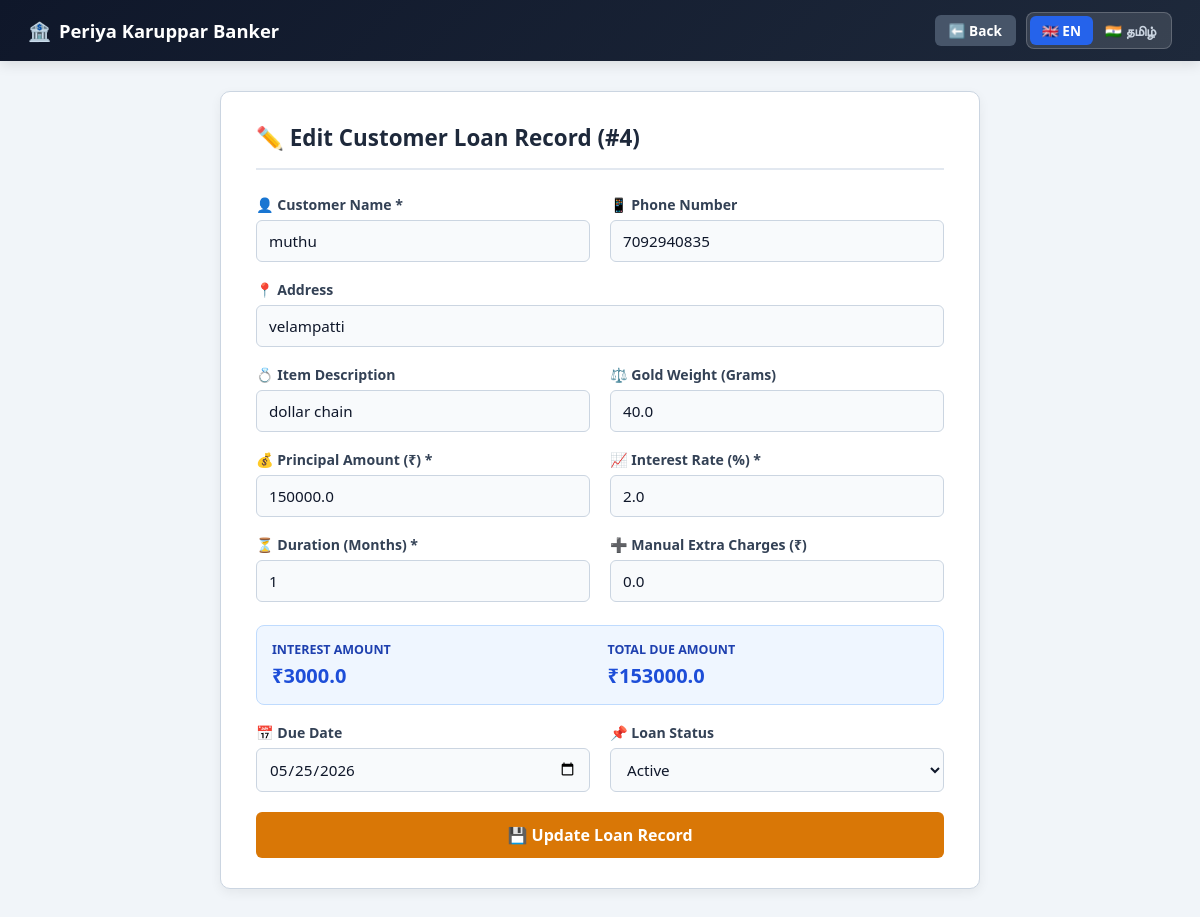
/edit/4 (signed in), run on the app's committed database.
### tables this page shows
CREATE TABLE loans (
    id INTEGER PRIMARY KEY AUTOINCREMENT,
    customer_name TEXT,
    item TEXT,
    amount REAL,
    interest_rate REAL,
    months INTEGER,
    extra_amount REAL,
    total_amount REAL,
    due_date TEXT
, gold_weight REAL, status TEXT DEFAULT 'Active', manual_extra REAL DEFAULT 0, phone_number TEXT DEFAULT '', address TEXT DEFAULT '', last_msg_date TEXT DEFAULT '');

### app.py (the view, shortened to what this page needs)
@app.route("/edit/<int:id>", methods=["GET","POST"])
def edit(id):
    conn = get_db()
    cursor = conn.cursor()
    cursor.execute("SELECT * FROM loans WHERE id=?", (id,))
    data = cursor.fetchone()
    conn.close()
    return render_template("edit.html", row=data)

### app.py (called while the page is built)
def get_db():
    if not os.path.exists(DB_PATH):
        init_db()
    return sqlite3.connect(DB_PATH)

@app.context_processor
def inject_lang():
    return {'current_lang': session.get('lang', 'en')}

### templates/edit.html (shortened to what this page needs)
<!DOCTYPE html>
<html lang="{{ current_lang }}">
<head>
</head>
<body>
<div class="navbar">
    <div class="nav-brand">
        🏦 <span>{{ 'பெரிய கருப்பர் பேங்கர்' if current_lang == 'ta' else 'Periya Karuppar Banker' }}</span>
    </div>
    <div class="nav-links">
        <a href="/dashboard" class="btn-back">⬅️ {{ 'திரும்பச் செல்' if current_lang == 'ta' else 'Back' }}</a>
        <div class="lang-switch">
            <a href="/set_lang/en" class="lang-btn {% if current_lang == 'en' %}active{% endif %}">🇬🇧 EN</a>
            <a href="/set_lang/ta" class="lang-btn {% if current_lang == 'ta' %}active{% endif %}">🇮🇳 தமிழ்</a>
        </div>
    </div>
</div>
<div class="container">
    <div class="form-card">
        <div class="form-header">
            <div class="form-title">
                ✏️ {{ 'வாடிக்கையாளர் கடன் விவரம் திருத்து' if current_lang == 'ta' else 'Edit Customer Loan Record' }} (#{{ row[0] }})
            </div>
        </div>
        <form method="POST">
            <div class="form-grid">
                <div class="form-group">
                    <label>👤 {{ 'வாடிக்கையாளர் பெயர் *' if current_lang == 'ta' else 'Customer Name *' }}</label>
                    <input name="name" value="{{ row[1] if row[1] is not none else '' }}" required>
                </div>
                <div class="form-group">
                    <label>📱 {{ 'தொலைபேசி எண்' if current_lang == 'ta' else 'Phone Number' }}</label>
                    <input name="phone" value="{{ row[12] if row[12] is not none else '' }}" maxlength="15">
                </div>
                <div class="form-group form-group-full">
                    <label>📍 {{ 'முகவரி' if current_lang == 'ta' else 'Address' }}</label>
                    <input name="address" value="{{ row[13] if row[13] is not none else '' }}">
                </div>
                <div class="form-group">
                    <label>💍 {{ 'அடகு பொருள்' if current_lang == 'ta' else 'Item Description' }}</label>
                    <input name="item" value="{{ row[2] if row[2] is not none else '' }}">
                </div>
                <div class="form-group">
                    <label>⚖️ {{ 'தங்கத்தின் எடை (கிராம்)' if current_lang == 'ta' else 'Gold Weight (Grams)' }}</label>
                    <input name="gold" type="number" step="0.01" value="{{ row[9] if row[9] is not none else '' }}">
                </div>
                <div class="form-group">
                    <label>💰 {{ 'அசல் கடன் தொகை (₹) *' if current_lang == 'ta' else 'Principal Amount (₹) *' }}</label>
                    <input name="amount" type="number" step="0.01" id="amount" value="{{ row[3] if row[3] is not none else '' }}" oninput="calc()" required>
                </div>
                <div class="form-group">
                    <label>📈 {{ 'வட்டி வீதம் (%) *' if current_lang == 'ta' else 'Interest Rate (%) *' }}</label>
                    <input name="rate" type="number" step="0.01" id="rate" value="{{ row[4] if row[4] is not none else '' }}" oninput="calc()" required>
                </div>
                <div class="form-group">
                    <label>⏳ {{ 'கால அளவு (மாதங்கள்) *' if current_lang == 'ta' else 'Duration (Months) *' }}</label>
                    <input name="months" type="number" id="months" value="{{ row[5] if row[5] is not none else '' }}" oninput="calc()" required>
                </div>
                <div class="form-group">
                    <label>➕ {{ 'கூடுதல் கட்டணம் (₹)' if current_lang == 'ta' else 'Manual Extra Charges (₹)' }}</label>
                    <input name="manual_extra" type="number" step="0.01" id="manual_extra" value="{{ row[11] if row[11] is not none else '0' }}" oninput="calc()">
                </div>
                <div class="calc-preview-card">
                    <div>
                        <div class="calc-box-title">{{ 'வட்டி தொகை' if current_lang == 'ta' else 'Interest Amount' }}</div>
                        <div class="calc-box-val" id="disp_interest">₹{{ row[6] }}</div>
                    </div>
                    <div>
                        <div class="calc-box-title">{{ 'மொத்த திருப்பிச் செலுத்தும் தொகை' if current_lang == 'ta' else 'Total Due Amount' }}</div>
                        <div class="calc-box-val" id="disp_total">₹{{ row[7] }}</div>
                    </div>
                </div>
                <div class="form-group">
                    <label>📅 {{ 'கெடு தேதி' if current_lang == 'ta' else 'Due Date' }}</label>
                    <input type="date" name="due_date" id="due_date" value="{{ row[8] if row[8] is not none else '' }}">
                </div>
                <div class="form-group">
                    <label>📌 {{ 'கடன் நிலை' if current_lang == 'ta' else 'Loan Status' }}</label>
                    <select name="status">
                        <option value="Active" {% if row[10] == 'Active' %}selected{% endif %}>{{ 'செயலில் (Active)' if current_lang == 'ta' else 'Active' }}</option>
                    </select>
                </div>
            </div>
            <button type="submit" class="btn-submit">
                💾 {{ 'விவரங்களைப் புதுப்பி' if current_lang == 'ta' else 'Update Loan Record' }}
            </button>
        </form>
    </div>
</div>
</body>
</html>

### templates/edit.html (style rules this page uses)
:root { --primary: #1e3a8a; --success: #059669; --warning: #d97706; --bg: #f1f5f9; --card-bg: #ffffff; --text-dark: #0f172a; --text-muted: #64748b; --border: #cbd5e1; --radius: 10px; }
* { box-sizing: border-box; margin: 0; padding: 0; font-family: 'Segoe UI', system-ui, sans-serif; }
body { background: var(--bg); color: var(--text-dark); padding-bottom: 50px; }
.navbar { background: linear-gradient(135deg, #0f172a, #1e293b); padding: 12px 28px; display: flex; justify-content: space-between; align-items: center; color: white; box-shadow: 0 4px 12px rgba(0,0,0,0.1); }
.nav-brand { font-size: 1.15rem; font-weight: 700; display: flex; align-items: center; gap: 8px; }
.nav-links { display: flex; align-items: center; gap: 10px; }
.lang-switch { display: inline-flex; background: rgba(255, 255, 255, 0.12); border-radius: 8px; padding: 3px; border: 1px solid rgba(255, 255, 255, 0.2); }
.lang-btn { padding: 5px 12px; border-radius: 6px; text-decoration: none; font-size: 0.85rem; font-weight: 600; color: #cbd5e1; transition: all 0.2s ease; }
.lang-btn.active { background: #2563eb; color: white; }
.btn-back { background: #475569; color: white; padding: 6px 14px; border-radius: 6px; text-decoration: none; font-size: 0.85rem; font-weight: 600; }
.container { max-width: 800px; margin: 30px auto; padding: 0 20px; }
.form-card { background: var(--card-bg); border-radius: var(--radius); padding: 30px 35px; box-shadow: 0 4px 12px rgba(0,0,0,0.06); border: 1px solid var(--border); }
.form-header { border-bottom: 2px solid #e2e8f0; padding-bottom: 15px; margin-bottom: 25px; }
.form-title { font-size: 1.4rem; font-weight: 700; color: #1e293b; display: flex; align-items: center; gap: 10px; }
.form-grid { display: grid; grid-template-columns: 1fr 1fr; gap: 18px 20px; }
.form-group-full { grid-column: 1 / -1; }
.form-group label { display: block; font-weight: 600; font-size: 0.88rem; color: #334155; margin-bottom: 6px; }
.form-group input, .form-group select { width: 100%; padding: 10px 12px; border: 1px solid var(--border); border-radius: 6px; font-size: 0.95rem; background: #f8fafc; color: var(--text-dark); transition: all 0.2s; }
.calc-preview-card { grid-column: 1 / -1; background: #eff6ff; border: 1px solid #bfdbfe; border-radius: 8px; padding: 15px; display: grid; grid-template-columns: 1fr 1fr; gap: 15px; margin-top: 5px; }
.calc-box-title { font-size: 0.78rem; text-transform: uppercase; color: #1e40af; font-weight: 700; }
.calc-box-val { font-size: 1.25rem; font-weight: 700; color: #1d4ed8; margin-top: 4px; }
.btn-submit { background: #d97706; color: white; padding: 12px 24px; font-size: 1rem; font-weight: 700; border: none; border-radius: 6px; cursor: pointer; transition: all 0.2s; width: 100%; margin-top: 20px; }

### data on the page
loans: id "4", name "muthu", phone "7092940835", address "velampatti", item "dollar chain", gold "40.0", amount "150000.0", rate "2.0", months "1", manual_extra "0.0", extra_amount "3000.0", total_amount "153000.0", due_date "05/25/2026", status "Active"

### other printed values
{{ 'திரும்பச் செல்' if current_lang == 'ta' else 'Back' }} "Back"
{{ 'வாடிக்கையாளர் பெயர் *' if current_lang == 'ta' else 'Customer Name *' }} "Customer Name *"
{{ 'தொலைபேசி எண்' if current_lang == 'ta' else 'Phone Number' }} "Phone Number"
{{ 'முகவரி' if current_lang == 'ta' else 'Address' }} "Address"
{{ 'அடகு பொருள்' if current_lang == 'ta' else 'Item Description' }} "Item Description"
{{ 'வட்டி வீதம் (%) *' if current_lang == 'ta' else 'Interest Rate (%) *' }} "Interest Rate (%) *"
{{ 'வட்டி தொகை' if current_lang == 'ta' else 'Interest Amount' }} "INTEREST AMOUNT"
{{ 'கெடு தேதி' if current_lang == 'ta' else 'Due Date' }} "Due Date"
{{ 'கடன் நிலை' if current_lang == 'ta' else 'Loan Status' }} "Loan Status"
